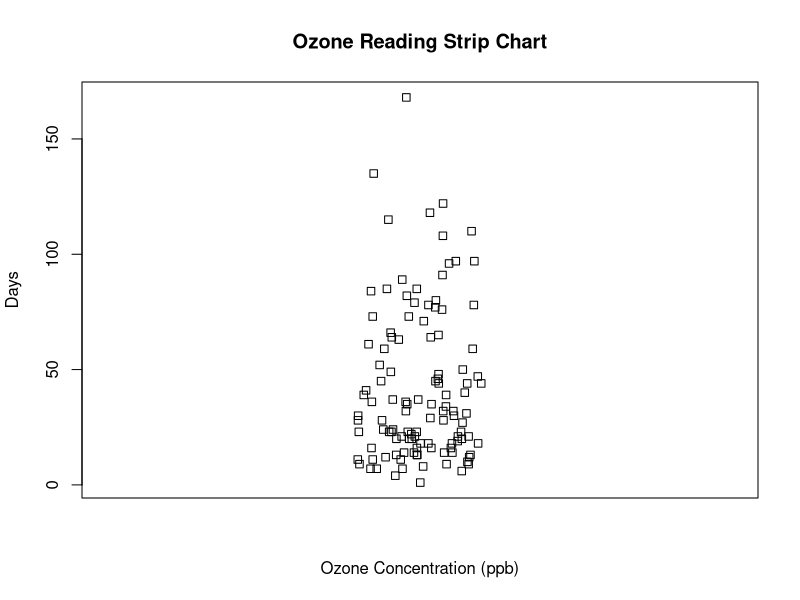

This chart was generated by the following R code:
data(airquality)

stripchart(airquality$Ozone, method = "jitter", vertical = TRUE,
           main = "Ozone Reading Strip Chart",
           xlab = "Ozone Concentration (ppb)",
           ylab = "Days")
